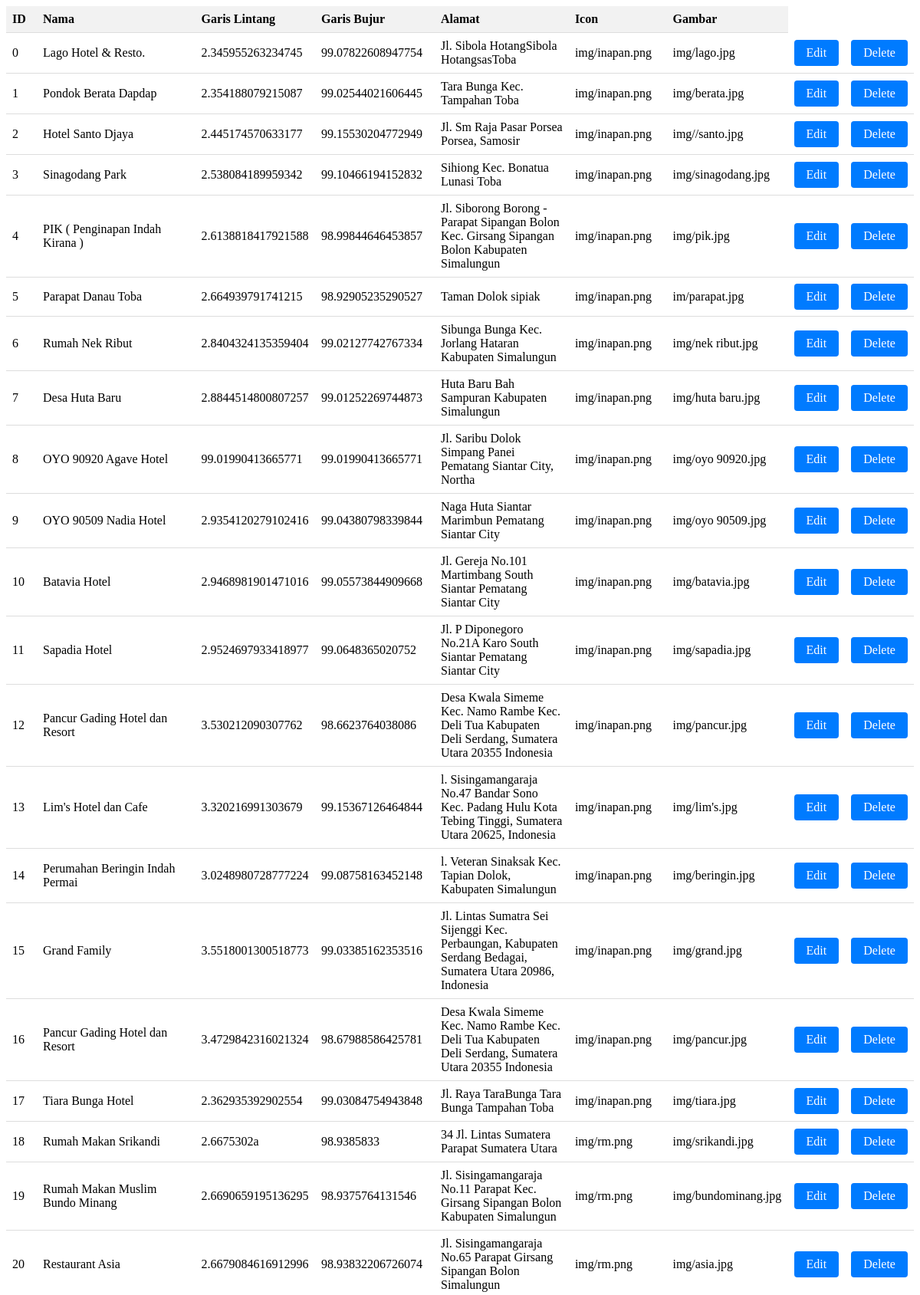
The app's page /admin/queryyy.php (upper part) with its own data.
### tables this page shows
CREATE TABLE `tb_map` (
  `id` int(225) NOT NULL,
  `nama` varchar(255) NOT NULL,
  `garis_lintang` varchar(255) NOT NULL,
  `garis_bujur` varchar(255) NOT NULL,
  `alamat` varchar(255) NOT NULL,
  `icon` varchar(255) NOT NULL,
  `gambar` varchar(225) NOT NULL,
  `category` varchar(255) NOT NULL,
  `id_rating` int(11) DEFAULT NULL
);

### admin/queryyy.php (the view, shortened to what this page needs)
<!DOCTYPE html>
<html>
<head>
</head>
<?php
$server = "localhost";
$user = "root";
$password = "";
$database = "go_map";
$db = mysqli_connect($server, $user, $password, $database);
$sql = "SELECT * FROM `tb_map` WHERE 1";
$result = mysqli_query($db, $sql);
if (mysqli_num_rows($result) > 0) {
    echo "<table>";
    echo "<thead><tr><th>ID</th><th>Nama</th><th>Garis Lintang</th><th>Garis Bujur</th><th>Alamat</th><th>Icon</th><th>Gambar</th></tr></thead>";
    echo "<tbody>";
    while ($row = mysqli_fetch_assoc($result)) {
        echo "<tr>";
        echo "<td>" . $row['id'] . "</td>";
        echo "<td>" . $row['nama'] . "</td>";
        echo "<td>" . $row['garis_lintang'] . "</td>";
        echo "<td>" . $row['garis_bujur'] . "</td>";
        echo "<td>" . $row['alamat'] . "</td>";
        echo "<td>" . $row['icon'] . "</td>";
        echo "<td>" . $row['gambar'] . "</td>";
        echo "<td><a href='edit_map.php?id=" . $row['id'] . "' class='button'>Edit</a></td>";
        echo "<td><a href='?delete_id=" . $row['id'] . "' class='button'>Delete</a></td>";
        echo "</tr>";
    }
    echo "</tbody>";
    echo "</table>";
} else {
    echo "Tidak ada data yang ditemukan.";
}
?>

### admin/queryyy.php (style rules this page uses)
table { border-collapse: collapse; width: 100%; }
th, td { padding: 8px; text-align: left; border-bottom: 1px solid #ddd; }
th { background-color: #f2f2f2; }
.button { display: inline-block; padding: 8px 16px; background-color: #007bff; color: #fff; text-decoration: none; border-radius: 4px; }

### records on screen
tb_map: id "0", nama "Lago Hotel & Resto.", garis_lintang "2.345955263234745", garis_bujur "99.07822608947754", alamat "Jl. Sibola HotangSibola HotangsasToba", icon "img/inapan.png", gambar "img/lago.jpg"
tb_map: id "1", nama "Pondok Berata Dapdap", garis_lintang "2.354188079215087", garis_bujur "99.02544021606445", alamat "Tara Bunga Kec. Tampahan Toba", icon "img/inapan.png", gambar "img/berata.jpg"
tb_map: id "2", nama "Hotel Santo Djaya", garis_lintang "2.445174570633177", garis_bujur "99.15530204772949", alamat "Jl. Sm Raja Pasar Porsea Porsea, Samosir", icon "img/inapan.png", gambar "img//santo.jpg"
tb_map: id "3", nama "Sinagodang Park", garis_lintang "2.538084189959342", garis_bujur "99.10466194152832", alamat "Sihiong Kec. Bonatua Lunasi Toba", icon "img/inapan.png", gambar "img/sinagodang.jpg"
tb_map: id "4", nama "PIK ( Penginapan Indah Kirana )", garis_lintang "2.6138818417921588", garis_bujur "98.99844646453857", alamat "Jl. Siborong Borong - Parapat Sipangan Bolon Kec. Girsang Sipangan Bolon Kabupaten Simalungun", icon "img/inapan.png", gambar "img/pik.jpg"
tb_map: id "5", nama "Parapat Danau Toba", garis_lintang "2.664939791741215", garis_bujur "98.92905235290527", alamat "Taman Dolok sipiak", icon "img/inapan.png", gambar "im/parapat.jpg"
tb_map: id "6", nama "Rumah Nek Ribut", garis_lintang "2.8404324135359404", garis_bujur "99.02127742767334", alamat "Sibunga Bunga Kec. Jorlang Hataran Kabupaten Simalungun", icon "img/inapan.png", gambar "img/nek ribut.jpg"
tb_map: id "7", nama "Desa Huta Baru", garis_lintang "2.8844514800807257", garis_bujur "99.01252269744873", alamat "Huta Baru Bah Sampuran Kabupaten Simalungun", icon "img/inapan.png", gambar "img/huta baru.jpg"
tb_map: id "8", nama "OYO 90920 Agave Hotel", garis_lintang "99.01990413665771", garis_bujur "99.01990413665771", alamat "Jl. Saribu Dolok Simpang Panei Pematang Siantar City, Northa", icon "img/inapan.png", gambar "img/oyo 90920.jpg"
tb_map: id "9", nama "OYO 90509 Nadia Hotel", garis_lintang "2.9354120279102416", garis_bujur "99.04380798339844", alamat "Naga Huta Siantar Marimbun Pematang Siantar City", icon "img/inapan.png", gambar "img/oyo 90509.jpg"
tb_map: id "10", nama "Batavia Hotel", garis_lintang "2.9468981901471016", garis_bujur "99.05573844909668", alamat "Jl. Gereja No.101 Martimbang South Siantar Pematang Siantar City", icon "img/inapan.png", gambar "img/batavia.jpg"
tb_map: id "11", nama "Sapadia Hotel", garis_lintang "2.9524697933418977", garis_bujur "99.0648365020752", alamat "Jl. P Diponegoro No.21A Karo South Siantar Pematang Siantar City", icon "img/inapan.png", gambar "img/sapadia.jpg"
tb_map: id "12", nama "Pancur Gading Hotel dan Resort", garis_lintang "3.530212090307762", garis_bujur "98.6623764038086", alamat "Desa Kwala Simeme Kec. Namo Rambe Kec. Deli Tua Kabupaten Deli Serdang, Sumatera Utara 20355 Indonesia", icon "img/inapan.png", gambar "img/pancur.jpg"
tb_map: id "13", nama "Lim's Hotel dan Cafe", garis_lintang "3.320216991303679", garis_bujur "99.15367126464844", alamat "l. Sisingamangaraja No.47 Bandar Sono Kec. Padang Hulu Kota Tebing Tinggi, Sumatera Utara 20625, Indonesia", icon "img/inapan.png", gambar "img/lim's.jpg"
tb_map: id "14", nama "Perumahan Beringin Indah Permai", garis_lintang "3.0248980728777224", garis_bujur "99.08758163452148", alamat "l. Veteran Sinaksak Kec. Tapian Dolok, Kabupaten Simalungun", icon "img/inapan.png", gambar "img/beringin.jpg"
tb_map: id "15", nama "Grand Family", garis_lintang "3.5518001300518773", garis_bujur "99.03385162353516", alamat "Jl. Lintas Sumatra Sei Sijenggi Kec. Perbaungan, Kabupaten Serdang Bedagai, Sumatera Utara 20986, Indonesia", icon "img/inapan.png", gambar "img/grand.jpg"
tb_map: id "16", nama "Pancur Gading Hotel dan Resort", garis_lintang "3.4729842316021324", garis_bujur "98.67988586425781", alamat "Desa Kwala Simeme Kec. Namo Rambe Kec. Deli Tua Kabupaten Deli Serdang, Sumatera Utara 20355 Indonesia", icon "img/inapan.png", gambar "img/pancur.jpg"
tb_map: id "17", nama "Tiara Bunga Hotel", garis_lintang "2.362935392902554", garis_bujur "99.03084754943848", alamat "Jl. Raya TaraBunga Tara Bunga Tampahan Toba", icon "img/inapan.png", gambar "img/tiara.jpg"
tb_map: id "18", nama "Rumah Makan Srikandi", garis_lintang "2.6675302a", garis_bujur "98.9385833", alamat "34 Jl. Lintas Sumatera Parapat Sumatera Utara", icon "img/rm.png", gambar "img/srikandi.jpg"
tb_map: id "19", nama "Rumah Makan Muslim Bundo Minang", garis_lintang "2.6690659195136295", garis_bujur "98.9375764131546", alamat "Jl. Sisingamangaraja No.11 Parapat Kec. Girsang Sipangan Bolon Kabupaten Simalungun", icon "img/rm.png", gambar "img/bundominang.jpg"
tb_map: id "20", nama "Restaurant Asia", garis_lintang "2.6679084616912996", garis_bujur "98.93832206726074", alamat "Jl. Sisingamangaraja No.65 Parapat Girsang Sipangan Bolon Simalungun", icon "img/rm.png", gambar "img/asia.jpg"
